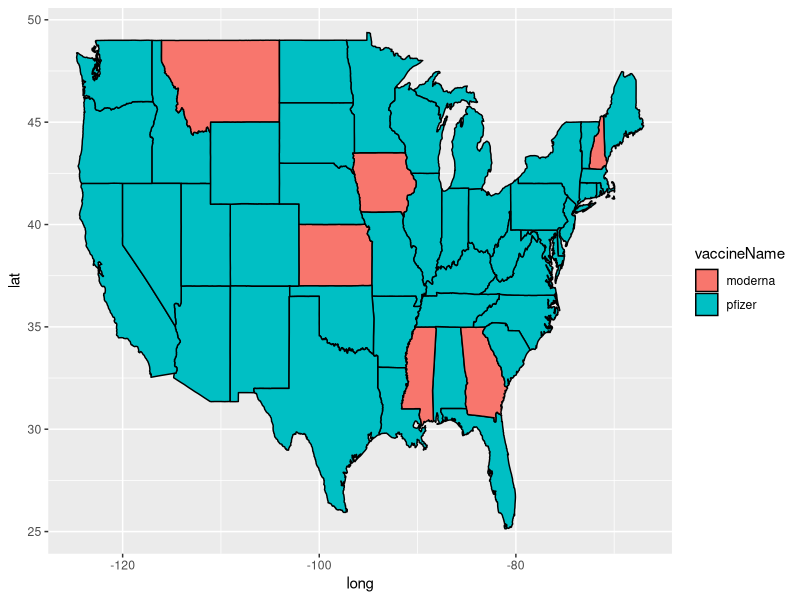

Here is the R script that generated this plot:
## ---- chunk 1
knitr::opts_chunk$set(echo = TRUE)
## ---- chunk 2
# Import data.
casesByAge <- readr::read_csv('cases_by_age_group.csv')
deathsByAge <- readr::read_csv('deaths_by_age_group.csv')
covid19Data <- readr::read_csv('covid19_vaccinations_in_the_united_states.csv')
## ---- chunk 3
# Packages
library(lubridate)
library(dplyr)
library(tidyverse)
## ---- chunk 4
covid19Data <- covid19Data %>%
  rename(
    State = `State/Territory/Federal Entity`,
    total.Doses = `Total Doses Delivered`,
    doses.Per.100K = `Doses Delivered per 100K`,
    doses.Per.100K.18plus = `18+ Doses Delivered per 100K`,
    total.Doses.Administered = `Total Doses Administered by State where Administered`,
    doses.Administered.Per.100k = `Doses Administered per 100k by State where Administered`,
    doses.Administered.18plus = `18+ Doses Administered by State where Administered`,
    doses.Administered.18plus.Per.100k = `18+ Doses Administered per 100K by State where Administered`,
    people.at.Least.One.Dose = `People with at least One Dose by State of Residence`,
    percent.at.Least.One.Dose = `Percent of Total Pop with at least One Dose by State of Residence`,
    people.at.Least.One.Dose.18plus = `People 18+ with at least One Dose by State of Residence`,
    percent.at.Least.One.Dose.18plus = `Percent of 18+ Pop with at least One Dose by State of Residence`,
    people.Fully.Vaccinated = `People Fully Vaccinated by State of Residence`,
    percent.Fully.Vaccinated = `Percent of Total Pop Fully Vaccinated by State of Residence`,
    people.Fully.Vaccinated.18plus = `People 18+ Fully Vaccinated by State of Residence`,
    percent.Fully.Vaccinated.18plus = `Percent of 18+ Pop Fully Vaccinated by State of Residence`,
    doses.Delivered.Pfizer = `Total Number of Pfizer doses delivered`,
    doses.Delivered.Moderna = `Total Number of Moderna doses delivered`,
    doses.Delivered.Janssen = `Total Number of Janssen doses delivered`,
    doses.Delivered.Unknown = `Total Number of doses from unknown manufacturer delivered`,
    doses.Administered.Janssen = `Total Number of Janssen doses administered`,
    doses.Administered.Moderna = `Total Number of Moderna doses administered`,
    doses.Administered.Pfizer = `Total Number of Pfizer doses adminstered`,
    doses.Administered.Unknown = `Total Number of doses from unknown manufacturer administered`,
    people.Fully.Vaccinated.Moderna = `People Fully Vaccinated Moderna Resident`,
    people.Fully.Vaccinated.Pfizer = `People Fully Vaccinated Pfizer Resident`,
    people.Fully.Vaccinated.Janssen = `People Fully Vaccinated Janssen Resident`,
    people.Fully.Vaccinated.Unknown = `People Fully Vaccinated Unknown 2-dose manufacturer Resident`,
    people.Fully.Vaccinated.Moderna.18plus = `People 18+ Fully Vaccinated Moderna Resident`,
    people.Fully.Vaccinated.Pfizer.18plus = `People 18+ Fully Vaccinated Pfizer Resident`,
    people.Fully.Vaccinated.Janssen.18plus = `People 18+ Fully Vaccinated Janssen Resident`,
    people.Fully.Vaccinated.Unknown.18plus = `People 18+ Fully Vaccinated Unknown 2-dose manufacturer Resident`,
    people.Two.Doses = `People with 2 Doses by State of Residence`,
    percent.1plus.Doses = `Percent of Total Pop with 1+ Doses by State of Residence`,
    Oneplus.Doses.18plus = `People 18+ with 1+ Doses by State of Residence`,
    percent.1plus.Doses.18plus = `Percent of 18+ Pop with 1+ Doses by State of Residence`,
    percent.2Doses = `Percent of Total Pop with 2 Doses by State of Residence`,
    people.18plus.2Doses = `People 18+ with 2 Doses by State of Residence`,
    percent.18plus.2Doses = `Percent of 18+ Pop with 2 Doses by State of Residence`,
    people.1plus.Doses = `People with 1+ Doses by State of Residence`,
    people.1plus.Doses.65plus = `People 65+ with at least One Dose by State of Residence`,
    percent.1plus.Doses.65plus = `Percent of 65+ Pop with at least One Dose by State of Residence`,
    people.Fully.Vaccinated.65plus = `People 65+ Fully Vaccinated by State of Residence`,
    percent.Fully.Vaccinated.65plus = `Percent of 65+ Pop Fully Vaccinated by State of Residence`,
    people.Fully.Vaccinated.Moderna.65plus = `People 65+ Fully Vaccinated_Moderna_Resident`,
    people.Fully.Vaccinated.Pfizer.65plus = `People 65+ Fully Vaccinated_Pfizer_Resident`,
    people.Fully.Vaccinated.Janssen.65plus = `People 65+ Fully Vaccinated_Janssen_Resident`,
    people.Fully.Vaccinated.Unknown.65plus = `People 65+ Fully Vaccinated_Unknown 2-dose Manuf_Resident`,
    doses.Administered.65plus = `65+ Doses Administered by State where Administered`,
    doses.Administered.Per.100K.65plus = `Doses Administered per 100k of 65+ pop by State where Administered`,
    doses.Delivered.Per.100K.65plus = `Doses Delivered per 100k of 65+ pop`
  )
## ---- chunk 5
covid19Data$doses.Per.100K <- as.numeric(covid19Data$doses.Per.100K)
covid19Data$doses.Per.100K.18plus <- as.numeric(covid19Data$doses.Per.100K.18plus)
covid19Data$doses.Administered.Per.100k <- as.numeric(covid19Data$doses.Administered.Per.100k)
covid19Data$doses.Administered.18plus.Per.100k <- as.numeric(covid19Data$doses.Administered.18plus.Per.100k)
covid19Data$percent.at.Least.One.Dose <- as.numeric(covid19Data$percent.at.Least.One.Dose)
covid19Data$percent.at.Least.One.Dose.18plus <- as.numeric(covid19Data$percent.at.Least.One.Dose.18plus)
covid19Data$percent.Fully.Vaccinated <- as.numeric(covid19Data$percent.Fully.Vaccinated)
covid19Data$percent.Fully.Vaccinated.18plus <- as.numeric(covid19Data$percent.Fully.Vaccinated.18plus)
covid19Data$percent.1plus.Doses <- as.numeric(covid19Data$percent.1plus.Doses)
covid19Data$percent.1plus.Doses.18plus <- as.numeric(covid19Data$percent.1plus.Doses.18plus)
## ---- chunk 6
dosesAdministered <- covid19Data %>%
  select(State, doses.Administered.Moderna, doses.Administered.Janssen, doses.Administered.Pfizer,
  doses.Administered.Unknown) %>%
  rename(
    moderna = doses.Administered.Moderna,
    pfizer = doses.Administered.Pfizer,
    janssen = doses.Administered.Janssen,
    unknown = doses.Administered.Unknown
  ) %>%
  pivot_longer(!State, names_to = "vaccineName", values_to = "administeredCount")
  

str(dosesAdministered)
## ---- chunk 7
# Which vaccine is most popular across the different states?

nonContiguous <- c("American Samoa", "Bureau of Prisons", "Dept of Defense", "Federated States of Micronesia", "Indian Health Svc", "Marshall Islands", "Northern Mariana Islands", "Puerto Rico", "Republic of Palau", "Veterans Health", "Virgin Islands", "Guam", "Alaska", "Hawaii")

popular <- covid19Data %>%
  select(State, people.Fully.Vaccinated.Pfizer, people.Fully.Vaccinated.Moderna, people.Fully.Vaccinated.Janssen, 
  people.Fully.Vaccinated.Unknown) %>%
  rename(
    moderna = people.Fully.Vaccinated.Moderna,
    pfizer = people.Fully.Vaccinated.Pfizer,
    janssen = people.Fully.Vaccinated.Janssen,
    unknown = people.Fully.Vaccinated.Unknown
  ) %>%
  pivot_longer(!State, names_to = "vaccineName", values_to = "numFullyVac") %>%
  filter(!(State %in% nonContiguous))

## ---- chunk 8
popularEachState <- popular %>%
  group_by(State) %>%
  top_n(1, numFullyVac)

popularEachState$State <- tolower(popularEachState$State)

state <- map_data("state")

popEachStateMap <- popularEachState %>%
  left_join(state, by = c("State" = "region"))
## ---- chunk 9
popEachStateMap %>%
  ggplot(aes(x = long, y = lat, fill = vaccineName)) + geom_polygon(aes(group=group), color = "black")

